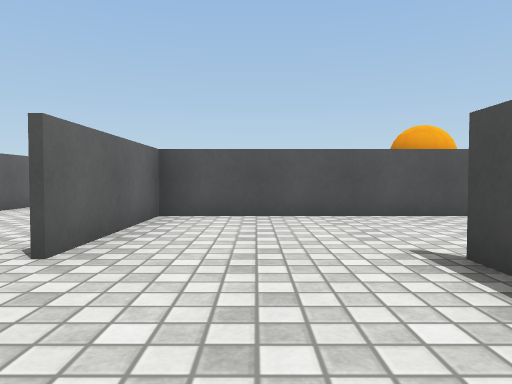
view 1 (above)

12 first-person views from a walk through a 3-D level made in the Unity game engine. The camera is 0.55 m above the floor, tilts 2° down and sees 70° across. The floor is counted in squares, 1 m on a side. Each view is taken from the middle of a square. On the plan, view 1 faces up. The plan holds only what a view shows up to about 9 squares ahead; the rest is blank. The player character is not drawn. Surface patterns are stand-ins for the level's own textures.

view 2
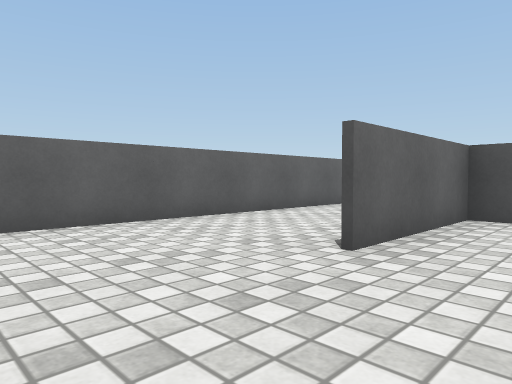

view 3
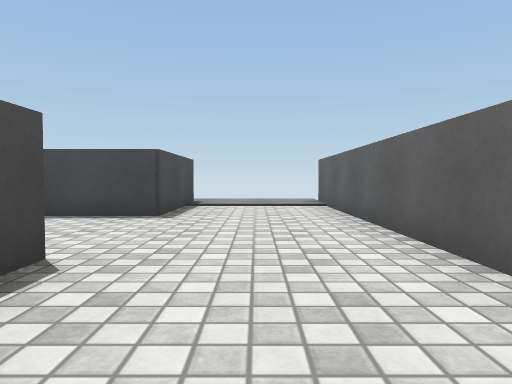

view 4
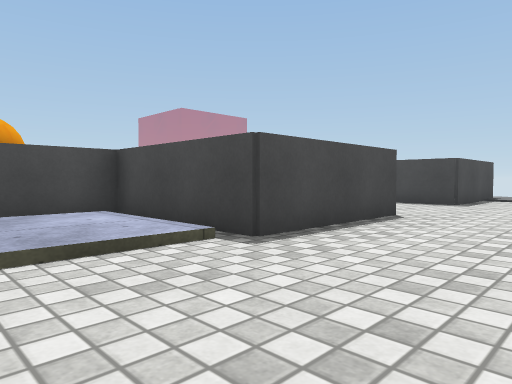

view 5
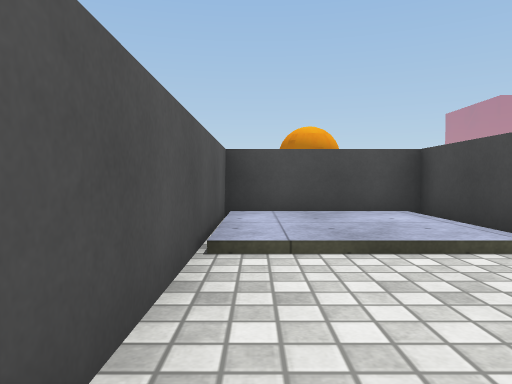

view 6
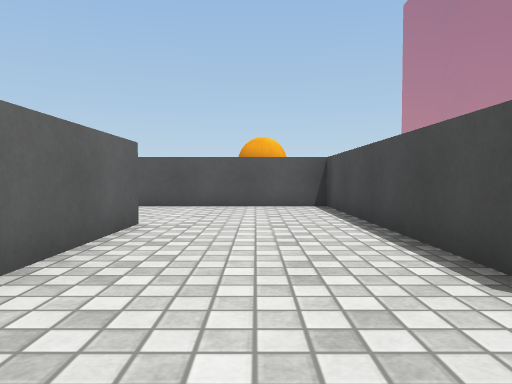

view 7
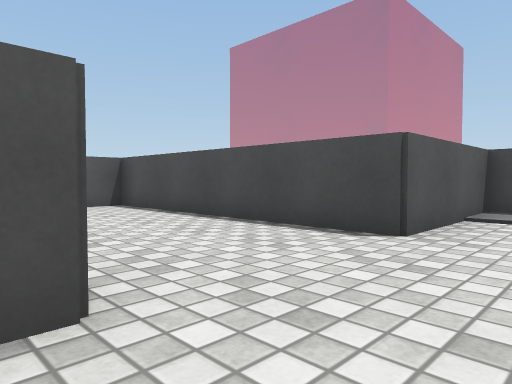

view 8
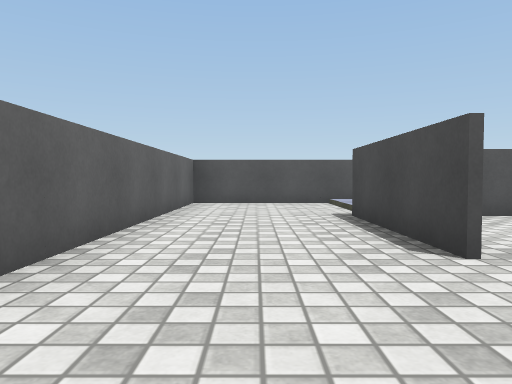

view 9
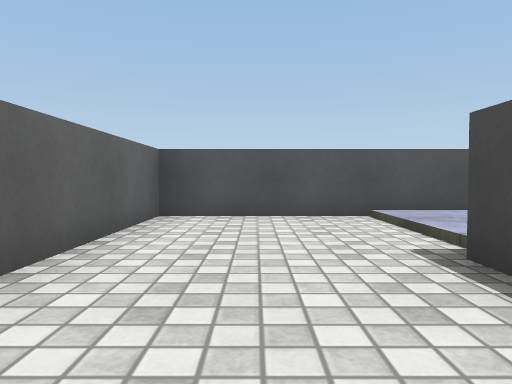

view 10
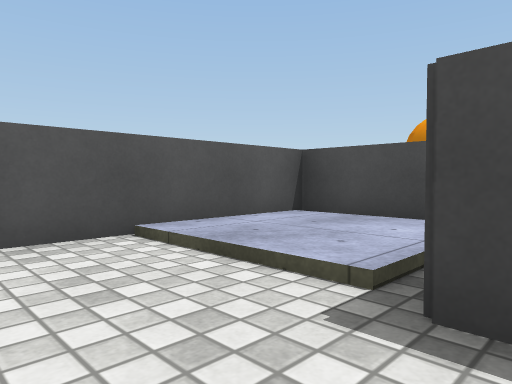

view 11
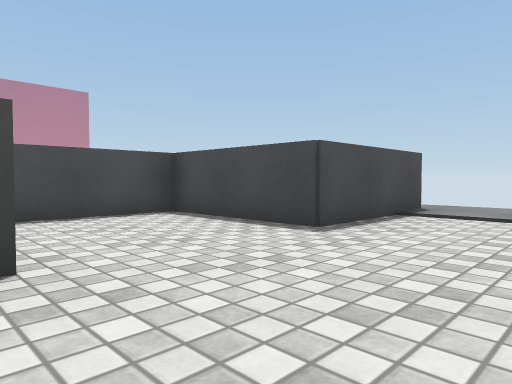

view 12
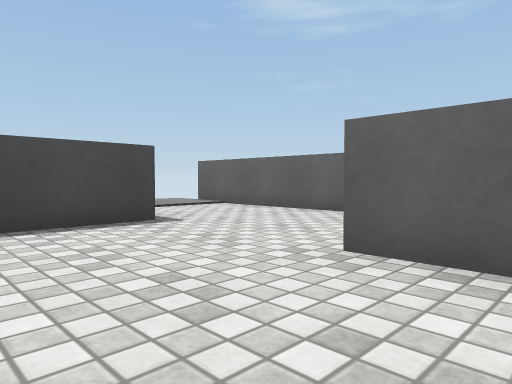

### Floor plan
Key: @ floor where view 1 was taken; # wall or solid block; . main floor; : floor 0.05 m higher than the main floor; + floor 0.1 m higher than the main floor; / step, stairs or slope; B orange ball; O other object.
Columns run from 5 left of view 1 to 8 right of it. Each row starts with its distance up from view 1.
  9 ########
  8 #...++/#
  7 #...++/#BB
  6 #...//##B##
  5 #..####...#
  4 #..#......#
  3 #..#......#
  2 #.....#...O
  1 #.....#...O
  0 #....@#...OOO
 -1 #..####.....:#
 -2 #..#  ....
 -3 #::#
 -4  :::

Positions as (right, up) in squares from view 1, and headings:
1: (0, 0), facing up
2: (0, 0), facing up-left
3: (-3, 5), facing down
4: (-4, 8), facing down-right
5: (-4, 8), facing right
6: (3, -2), facing up
7: (1, -2), facing up-right
8: (-3, 0), facing up
9: (-3, 3), facing up
10: (-3, 5), facing up-right
11: (-4, 3), facing down-right
12: (1, 4), facing down-left
